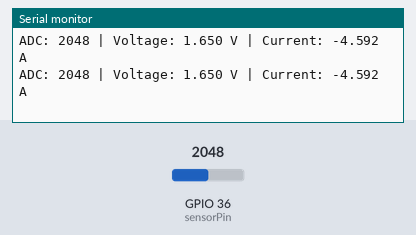
The sketch below on a simulated ESP32. On the bench: the last lines printed to the serial monitor. The inputs (shaded band) are chosen by the test bench; at power-on: GPIO 36 (sensorPin) = 2048 (analog values on the 0–4095 scale).

Above: at 1.8 s.
1.9 s: GPIO 36 (sensorPin) set to 2866
At 2.5 s:
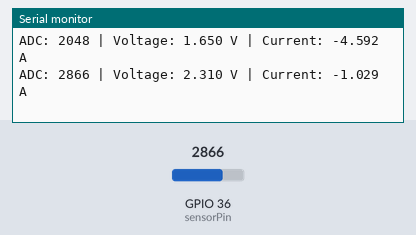
3.4 s: GPIO 36 (sensorPin) set to 3603
At 4.8 s:
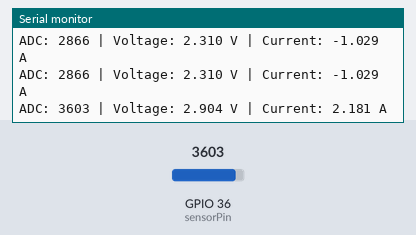
Timing chart, 0 to 6.4 s (numbered marks = the images above; inputs shaded):
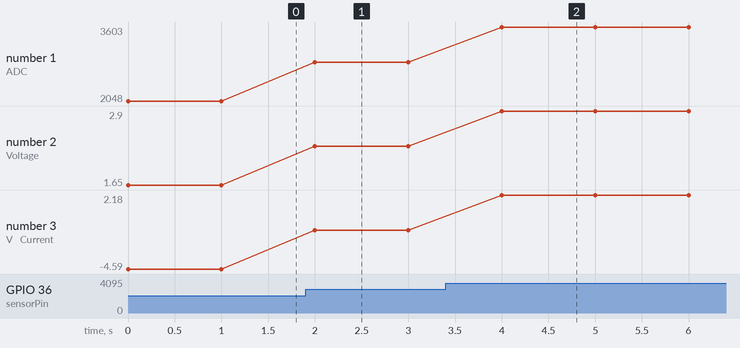

Measured:
- after the input at 1.9 s, the serial monitor: prints a new line after 0.10 s (image 1)
- after the input at 3.4 s, the serial monitor: prints a new line after 0.60 s (image 2)
- plotted number 1: 2048 → 2866 after the input at 1.9 s, 2866 → 3603 after the input at 3.4 s
- plotted number 2: 1.65 → 2.31 after the input at 1.9 s, 2.31 → 2.9 after the input at 3.4 s
- plotted number 3: -4.59 → -1.03 after the input at 1.9 s, -1.03 → 2.18 after the input at 3.4 s

The sketch:

v1_sensor_test_wattnera_v1.ino
```cpp
// Wattnera: ACS712 Current Sensor Test Code for ESP32

const int sensorPin = 36;  // GPIO36 = VP (Analog pin on ESP32)
float sensitivity = 0.185; // For ACS712-5A: 185mV per Amp
float zeroCurrentVoltage = 2.5; // Expected voltage at 0A

void setup() {
  // put your setup code here, to run once:
 Serial.begin(115200);
  analogReadResolution(12); // 12-bit ADC for ESP32
}

void loop() {
  // put your main code here, to run repeatedly:
int analogValue = analogRead(sensorPin);
  float voltage = (analogValue * 3.3) / 4095.0;
  float current = (voltage - zeroCurrentVoltage) / sensitivity;

  Serial.print("ADC: ");
  Serial.print(analogValue);
  Serial.print(" | Voltage: ");
  Serial.print(voltage, 3);
  Serial.print(" V | Current: ");
  Serial.print(current, 3);
  Serial.println(" A");

  delay(1000);
}
```
